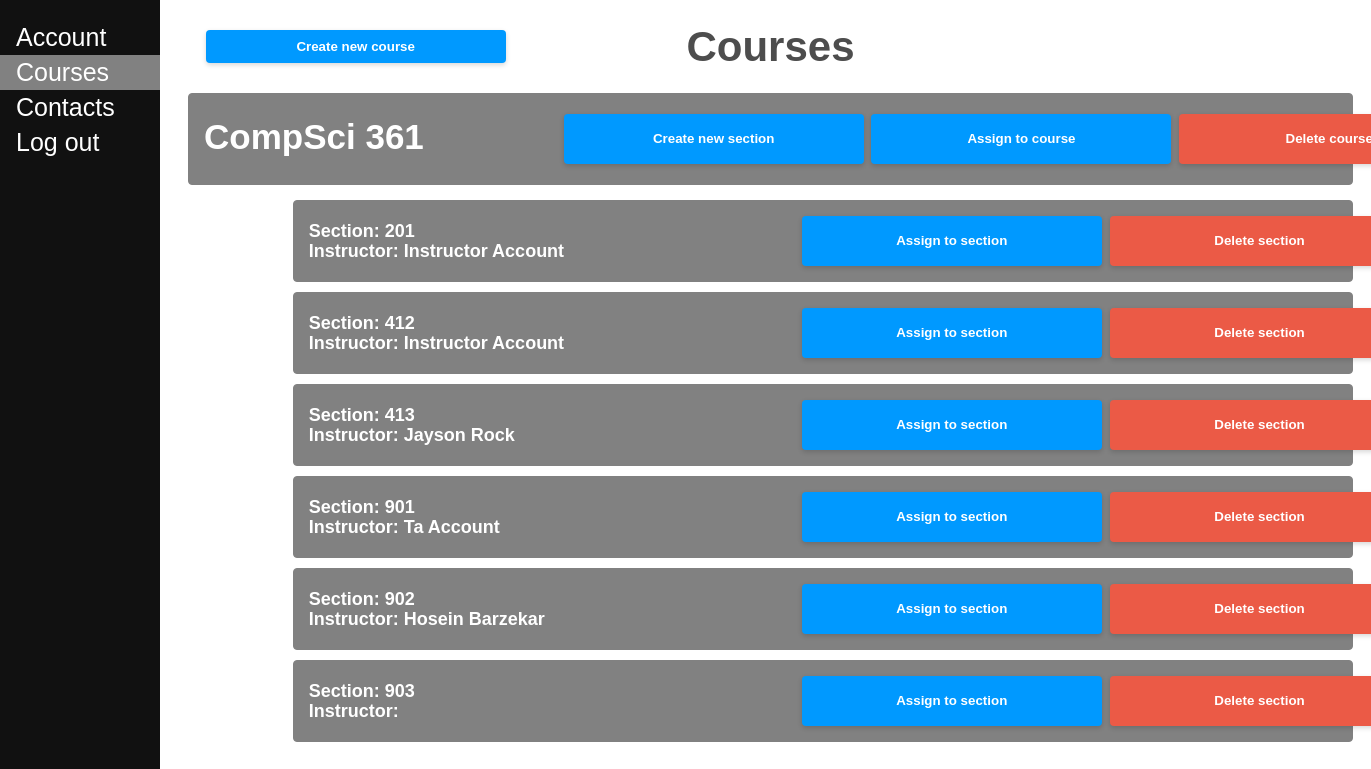
The app's page /course/ (signed in), older data.
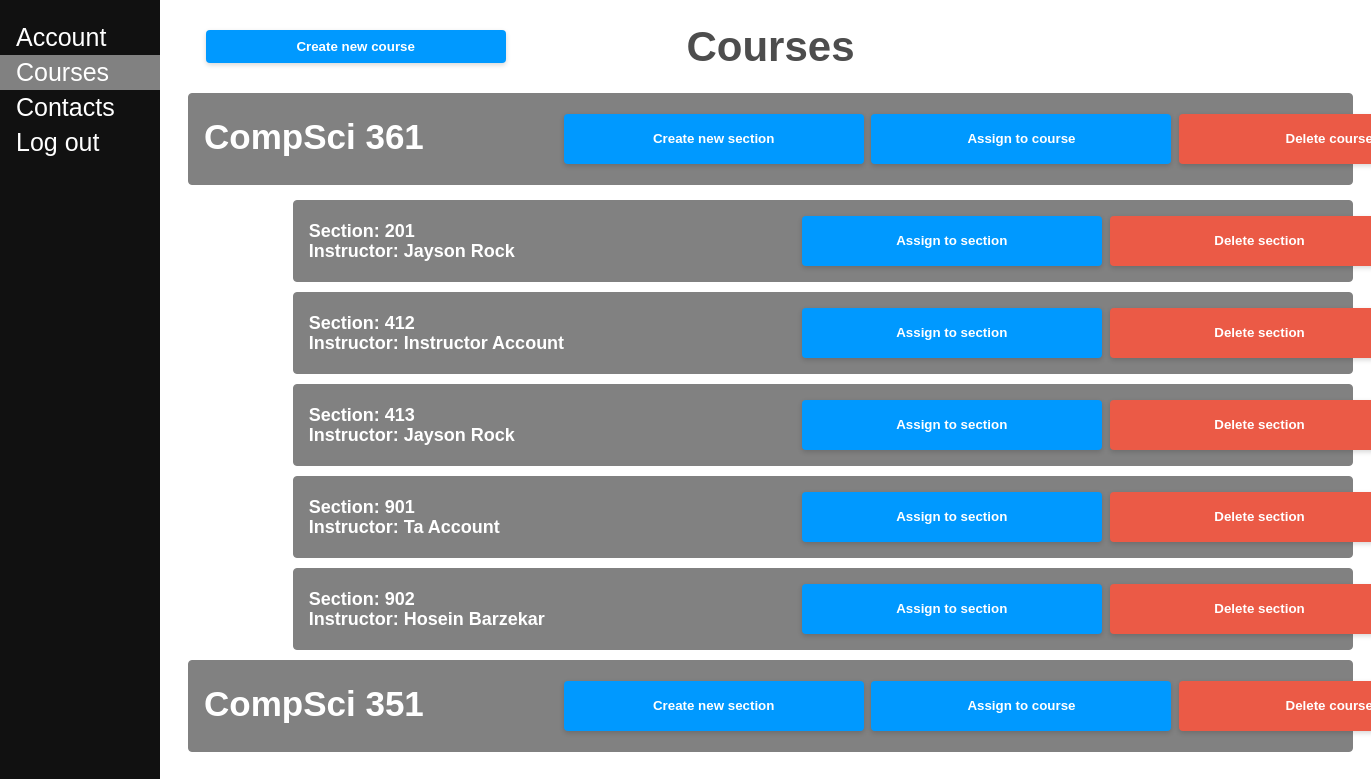
The same page, newer data.
### ourapp/models.py (models this page shows, shortened)
class MyCourse(models.Model):
    name = models.CharField(max_length=100, default=None)
    number = models.IntegerField(default=None)
    people = models.ManyToManyField(MyUser, default=None, blank=True)

class MySection(models.Model):
    course = models.ForeignKey(MyCourse, on_delete=models.CASCADE, default=None)
    number = models.IntegerField(default=None)
    teacher = models.ForeignKey(MyUser, on_delete=models.CASCADE, default=None, null=True, blank=True)

class MyUser(models.Model):
    first_name = models.CharField(max_length=100, default=None)
    last_name = models.CharField(max_length=100, default=None)
    password = models.CharField(max_length=100, default=None)
    address = models.CharField(max_length=100, default=None)
    email = models.EmailField(default=None)
    phone_number = models.CharField(max_length=15, default=None)
    role = models.CharField(max_length=100, default=None, choices=Role.choices)
    skills = models.ManyToManyField(Skill, default=None, blank=True)

### ourapp/views.py (the view, shortened to what this page needs)
# urls.py: path('course/', Course.as_view(), name='course'),
class Course(View):
    def get(self, request):
        ValidSession = validate_session(request)
        if not ValidSession:
            return redirect("/")
        courses = MyCourse.objects.all()
        sections = MySection.objects.all()
        request.session['submitted'] = False
        accounts = MyUser.objects.filter(role__in=['instructor', 'ta'])
        return render(request, "course.html", {"courses": courses, "accounts": accounts, "sections": sections})

### ourapp/helper_methods.py (called while the page is built)
def validate_session(request):
    try:
        key = request.session['name']
    except:
        return False
    return True

### ourapp/templates/course.html (shortened to what this page needs)
<!DOCTYPE html>
<html lang="en">
<head>
    {% load static %}
    <link rel="stylesheet" href="{% static 'styles.css' %}">
</head>
<body>
    <div class="sidenav">
        <a href="/account/">Account</a>
        <a href="/course/" class="current">Courses</a>
        <a href="/contacts/">Contacts</a>
        <a href="/">Log out</a>
    </div>
    <div class="main">
        <section>
            {% if request.session.supervisor %}
                <button class="modButt" id="myBtn">Create new course</button>
            {% endif %}
            <h2>Courses</h2>
            {% for i in courses %}
                <div class="courseBlock">
                    <h1 class="courseName">{{ i.name }} {{ i.number }}</h1>
                    {% if request.session.supervisor %}
                        <div class="assButt">
                            <button class="modButt courseButt secButt">Create new section</button>
                            <button class="modButt courseButt">Assign to course</button>
                            <button class="modButt courseButt delButt">Delete course</button>
                        </div>
                    {% endif %}
                </div>
                {% for j in sections %}
                    {% if j.course == i %}
                        <div class="sectionBlock">
                            <h1 class="sectionName">Section: {{ j.number }}</h1>
                            <h1 class="sectionLead">Instructor: {{ j.teacher.first_name }} {{ j.teacher.last_name }}</h1>
                            {% if request.session.supervisor %}
                                <div class="secButt">
                                    <button class="modButt sectButt">Assign to section</button>
                                    <button class="modButt sectButt delButt">Delete section</button>
                                </div>
                            {% endif %}
                        </div>
                    {% endif %}
                {% endfor %}
            {% endfor %}
        </section>
    </div>
</body>
</html>

### static/styles.css (style rules this page uses)
.modButt { box-shadow: 0px 2px 5px 0px rgb(0 0 0 / 16%); position: absolute; left: 15vw; top: 30px; height: 2.5em; width: 300px; }
a:link { text-decoration: none; }
html { color: #4d4d4d; font-weight: 300; line-height: 1.44em; font-family: sans-serif; }
div { display: block; text-align: center; }
h1 { font-size: 24px; margin-top: 10px; margin-bottom: 25px; }
button { background: #0099FF; width: 100%; color: #FFFFFF; border-radius: 0.3em; display: inline-block; font-weight: bold; padding: 0.6em 1.3em; position: relative; text-decoration: none; border: 0px; }
::placeholder { color: #A8A9AC }
.sidenav { height: 100%; width: 160px; position: fixed; z-index: 1; top: 0; left: 0; background-color: #111111; overflow-x: hidden; padding-top: 20px; }
.sidenav a { padding: 6px 8px 6px 16px; text-decoration: none; text-align: left; font-size: 25px; color: #FFFFFF; display: block; }
.main { margin-left: 170px; font-size: 28px; padding: 0px 10px; }
.current { background-color: #818181; color: #111; }
.courseBlock { background-color: #818181; color: #FFFFFF; padding: 15px; margin-bottom: 15px; border: 1px solid #818181; border-radius: 4px; height: 60px; line-height: 35px; }
.courseName { text-align: left; font-size: 35px; }
.assButt { position: relative; bottom: 95px; right: -4%; }
.courseButt { color: #FFFFFF; height: 50px; position: relative; }
.delButt { background-color: #EB5A46; }
.sectionBlock { background-color: #818181; position: relative; margin-left: auto; margin-right: 0; color: #FFFFFF; width: 75vw; height: 50px; padding: 15px; margin-bottom: 10px; border: 1px solid #818181; border-radius: 4px; line-height: 10px; }
.sectionName { text-align: left; font-size: 18px; margin-bottom: 10px; }
.sectionLead { text-align: left; font-size: 18px; }
.secButt { position: relative; bottom: 95px; z-index: 0; right: -7.5%; }
.sectButt { position: relative; height: 50px; }

Row changes from the older to the newer data that the page shows:
removed MySection: number "903", shown under MyCourse (number 1 of 2 on the later page)
changed MySection (number 1 of 5 on the later page): teacher.first_name "Instructor" → "Jayson"; teacher.last_name "Account" → "Rock"
added MyCourse: name "CompSci", number "351"
